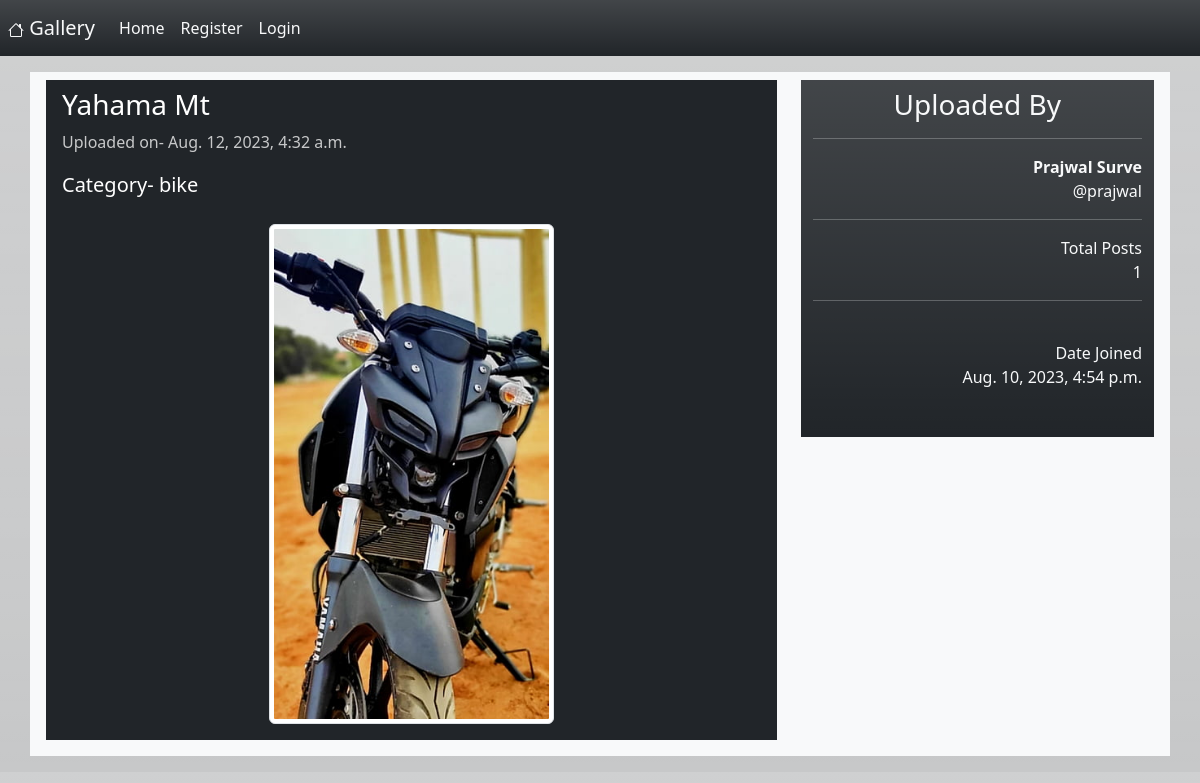
/user-id-8/, run on the app's committed database.
### basicapp/models.py (models this page shows, shortened)
class UploadImage(models.Model):
    user = models.ForeignKey(User, on_delete=models.CASCADE)
    image_name = models.CharField(max_length=100)
    image = models.ImageField(upload_to="images/")
    category = models.CharField(max_length=100)
    upload_date = models.DateTimeField(auto_now_add=True)

### basicapp/views.py (the view)
# urls.py: path("user-id-<int:id>/", views.select_user, name="selected_user_images"),
def select_user(request, id):
    images = UploadImage.objects.all().filter(user=id)
    count = images.count()
    user_info = User.objects.get(id=id)
    return render(request, "selected_users_images.html", {"images": images, "user_info": user_info, "count": count})

### templates/selected_users_images.html (shortened to what this page needs)
{% extends 'base.html' %}
{% block content %}
<div class="container bg-light px-3 my-3">
    <div class="row">
        <div class="col-8">
            {% for img in images %}
            <div class="bg-dark text-white mb-3 mt-2 py-2 px-3">
                <h3>{{ img.image_name }}</h3>
                <p class="opacity-75">Uploaded on- {{ img.upload_date }}</p>
                <p class="lead">Category- {{img.category}}</p>
                <div class="text-center">
                    <img src="{{ img.image.url }}" alt="image" class="img-thumbnail mx-auto my-2"
                        style="max-height:500px;">
                </div>
            </div>
            {% endfor %}
        </div>
        <div class="col-4 ">
            <div class="container text-light bg-dark bg-gradient mt-2 pb-5 ">
                <h3 class="text-center pt-2">Uploaded By</h3>
                <hr>
                <div class="text-end">
                    <strong>
                        {{user_info.first_name}} {{user_info.last_name}}</strong>
                    <br>@{{user_info.username}} <br>
                    <hr>
                    Total Posts <br>
                    {{count}}
                    <hr>
                    <br>Date Joined
                    <br>{{user_info.date_joined}}
                </div>
            </div>
        </div>
    </div>
</div>
{% endblock content %}

### data on the page
UploadImage: image_name "Yahama Mt", upload_date "Aug. 12, 2023, 4:32 a.m.", category "bike", image (picture)

### other printed values
{{ user_info.first_name }} "Prajwal"
{{ user_info.last_name }} "Surve"
{{ user_info.username }} "prajwal"
{{ count }} "1"
{{ user_info.date_joined }} "Aug. 10, 2023, 4:54 p.m."
